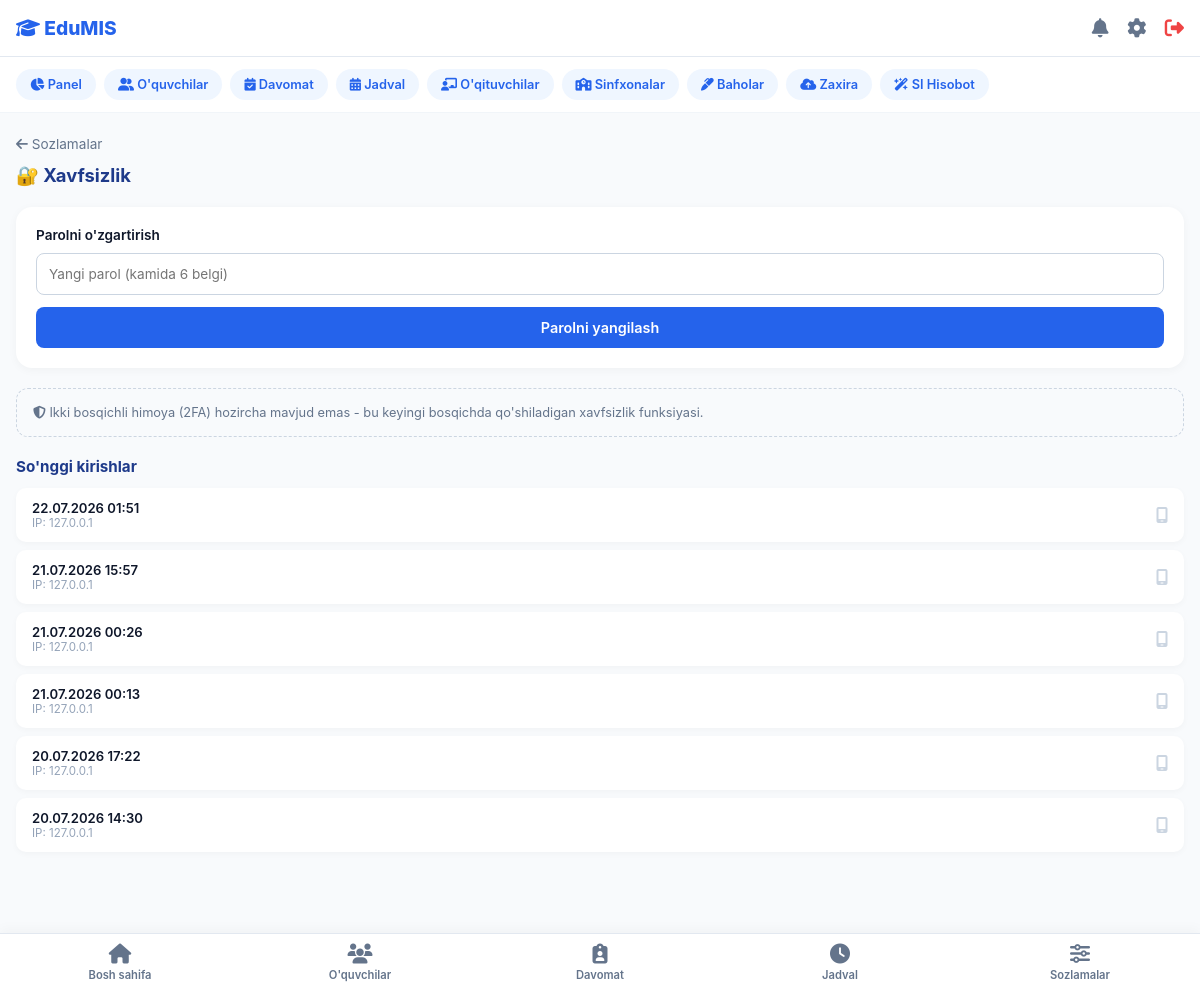
The app's page /settings/security (signed in) with its own data.
### tables this page shows
CREATE TABLE login_history (
        id INTEGER PRIMARY KEY AUTOINCREMENT,
        user_id INTEGER NOT NULL,
        timestamp TEXT NOT NULL,
        ip_address TEXT,
        device TEXT,
        FOREIGN KEY(user_id) REFERENCES users(id) ON DELETE CASCADE
    );

### app.py (the view, shortened to what this page needs)
@app.route('/settings/security', methods=['GET', 'POST'])
@login_required
def settings_security():
    conn = get_db_connection()
    history = conn.execute(
        'SELECT timestamp, ip_address, device FROM login_history '
        'WHERE user_id = ? ORDER BY id DESC LIMIT 10',
        (session['user_id'],)
    ).fetchall()
    conn.close()
    return render_template('settings_security.html', history=history)

### app.py (called while the page is built)
def t(key):
    lang = session.get('language', 'uz')
    return translate(key, lang)

def get_db_connection():
    conn = sqlite3.connect(DB_NAME)
    conn.row_factory = sqlite3.Row
    conn.execute('PRAGMA foreign_keys = ON')
    return conn

def login_required(view):
    @wraps(view)
    def wrapped(*args, **kwargs):
        if 'user_id' not in session:
            flash("Iltimos, avval tizimga kiring.", "error")
            return redirect(url_for('login'))
        return view(*args, **kwargs)
    return wrapped

### translations.py (called while the page is built)
def translate(key, lang='uz'):
    entry = TRANSLATIONS.get(key)
    if not entry:
        return key
    return entry.get(lang) or entry.get('uz') or key

### templates/settings_security.html
{% extends 'base.html' %}
{% block content %}
<div style="padding: 0 16px; margin-top: 20px; padding-bottom: 60px;">
    <a href="/settings" style="color: #64748b; font-size: 0.85rem; text-decoration: none; display: inline-block; margin-bottom: 12px;">
        <i class="fa-solid fa-arrow-left"></i> {{ t('settings_title') }}
    </a>
    <h3 style="font-size: 1.15rem; font-weight: 700; color: #1e3a8a; margin-bottom: 20px;">🔐 {{ t('ss_title') }}</h3>
    <form action="/settings/security" method="POST" style="background: white; border-radius: 16px; padding: 20px; box-shadow: 0 2px 10px rgba(0,0,0,0.04); margin-bottom: 20px;">
        <label style="font-size: 0.85rem; font-weight: 600; color: #0f172a; display: block; margin-bottom: 10px;">{{ t('ss_change_password') }}</label>
        <input type="password" name="new_password" minlength="6" required placeholder="{{ t('ss_new_password_placeholder') }}"
               style="width: 100%; padding: 12px; border: 1px solid #cbd5e1; border-radius: 8px; font-size: 0.85rem; outline: none; margin-bottom: 12px;">
        <button type="submit" style="width: 100%; padding: 12px; background: #2563eb; color: white; border: none; border-radius: 8px; font-weight: 600; font-size: 0.9rem;">
            {{ t('ss_update_password') }}
        </button>
    </form>
    <div style="background: #f8fafc; border-radius: 12px; padding: 16px; margin-bottom: 20px; border: 1px dashed #cbd5e1;">
        <p style="font-size: 0.8rem; color: #64748b;">
            <i class="fa-solid fa-shield-halved"></i> {{ t('ss_2fa_note') }}
        </p>
    </div>
    <h4 style="font-size: 0.95rem; font-weight: 700; color: #1e3a8a; margin-bottom: 12px;">{{ t('ss_history_title') }}</h4>
    <div style="display: flex; flex-direction: column; gap: 8px;">
        {% for h in history %}
        <div style="background: white; border-radius: 10px; padding: 12px 16px; box-shadow: 0 2px 6px rgba(0,0,0,0.03); display: flex; justify-content: space-between; align-items: center;">
            <div>
                <p style="font-size: 0.82rem; font-weight: 600; color: #0f172a;">{{ h.timestamp }}</p>
                <p style="font-size: 0.72rem; color: #94a3b8;">IP: {{ h.ip_address or t('ss_unknown_ip') }}</p>
            </div>
            <i class="fa-solid fa-mobile-screen" style="color: #cbd5e1;"></i>
        </div>
        {% else %}
        <p style="text-align: center; color: #94a3b8; padding: 20px; font-size: 0.85rem;">{{ t('ss_history_empty') }}</p>
        {% endfor %}
    </div>
</div>
{% endblock %}

### templates/base.html (shortened to what this page needs)
<!DOCTYPE html>
<html lang="uz" data-theme="{{ session.theme or 'light' }}">
<head>
    <link rel="stylesheet" href="https://cdnjs.cloudflare.com/ajax/libs/font-awesome/6.4.0/css/all.min.css">
</head>
<body>
    <header class="mobile-header">
        <a href="/dashboard" class="brand-title"><i class="fa-solid fa-graduation-cap"></i> EduMIS</a>
        <div class="header-icons">
            <a href="/notifications"><i class="fa-solid fa-bell"></i></a>
            <a href="/settings"><i class="fa-solid fa-gear"></i></a>
            <a href="/logout" style="color: #ef4444;"><i class="fa-solid fa-right-from-bracket"></i></a>
        </div>
    </header>
    <div class="extra-menu">
        {% if session.role == 'admin' %}
        <a href="/dashboard" class="extra-item"><i class="fa-solid fa-chart-pie"></i> {{ t('nav_panel') }}</a>
        <a href="/students" class="extra-item"><i class="fa-solid fa-user-group"></i> {{ t('nav_students') }}</a>
        <a href="/attendance" class="extra-item"><i class="fa-solid fa-calendar-check"></i> {{ t('nav_attendance') }}</a>
        <a href="/timetable" class="extra-item"><i class="fa-solid fa-calendar-days"></i> {{ t('nav_schedule') }}</a>
        <a href="/teachers" class="extra-item"><i class="fa-solid fa-chalkboard-user"></i> {{ t('nav_teachers') }}</a>
        <a href="/classrooms" class="extra-item"><i class="fa-solid fa-school"></i> {{ t('nav_classrooms') }}</a>
        <a href="/grades" class="extra-item"><i class="fa-solid fa-marker"></i> {{ t('nav_grades') }}</a>
        <a href="/backup" class="extra-item"><i class="fa-solid fa-cloud-arrow-up"></i> {{ t('nav_backup') }}</a>
        <a href="/ai-hisobot" class="extra-item"><i class="fa-solid fa-wand-magic-sparkles"></i> {{ t('nav_ai_report') }}</a>
        {% else %}
        <a href="/mening-kabinetim" class="extra-item"><i class="fa-solid fa-id-card"></i> {{ t('nav_my_profile') }}</a>
        <a href="/notifications" class="extra-item"><i class="fa-solid fa-bell"></i> {{ t('nav_notifications') }}</a>
        {% endif %}
    </div>
    <main class="content-wrapper">
        {% block content %}
        {% endblock %}
    </main>
    <nav class="mobile-nav">
        {% if session.role == 'admin' %}
        <a href="/dashboard" class="nav-item">
            <i class="fa-solid fa-house"></i>
            <span>{{ t('nav_home') }}</span>
        </a>
        <a href="/students" class="nav-item">
            <i class="fa-solid fa-users"></i>
            <span>{{ t('nav_students') }}</span>
        </a>
        <a href="/attendance" class="nav-item">
            <i class="fa-solid fa-clipboard-user"></i>
            <span>{{ t('nav_attendance') }}</span>
        </a>
        <a href="/timetable" class="nav-item">
            <i class="fa-solid fa-clock"></i>
            <span>{{ t('nav_schedule') }}</span>
        </a>
        <a href="/settings" class="nav-item">
            <i class="fa-solid fa-sliders"></i>
            <span>{{ t('nav_settings') }}</span>
        </a>
        {% endif %}
    </nav>
</body>
</html>

### templates/base.html (style rules this page uses)
:root { --bg-light: #f8fafc; --primary-blue: #2563eb; --text-dark: #0f172a; --text-muted: #64748b; --card-bg: white; --border-color: #e2e8f0; }
* { margin: 0; padding: 0; box-sizing: border-box; font-family: '-apple-system', BlinkMacSystemFont, "Segoe UI", Roboto, Helvetica, Arial, sans-serif; }
body { background-color: var(--bg-light); color: var(--text-dark); padding-bottom: 80px; }
.mobile-header { background-color: white; padding: 16px; display: flex; justify-content: space-between; align-items: center; border-bottom: 1px solid #e2e8f0; position: sticky; top: 0; z-index: 100; }
.brand-title { font-size: 1.2rem; font-weight: 800; color: var(--primary-blue); text-decoration: none; }
.header-icons a { color: var(--text-muted); font-size: 1.2rem; margin-left: 14px; text-decoration: none; }
.mobile-nav { position: fixed; bottom: 0; left: 0; right: 0; background-color: white; display: flex; justify-content: space-around; padding: 10px 0; border-top: 1px solid #e2e8f0; box-shadow: 0 -4px 12px rgba(0, 0, 0, 0.03); z-index: 100; }
.nav-item { display: flex; flex-direction: column; align-items: center; color: var(--text-muted); text-decoration: none; font-size: 0.7rem; font-weight: 600; gap: 4px; flex: 1; text-align: center; }
.nav-item i { font-size: 1.25rem; }
.extra-menu { background: white; padding: 12px 16px; display: flex; gap: 8px; overflow-x: auto; white-space: nowrap; border-bottom: 1px solid #f1f5f9; margin-bottom: 16px; }
.extra-item { background: #eff6ff; color: var(--primary-blue); padding: 8px 14px; border-radius: 20px; font-size: 0.8rem; font-weight: 600; text-decoration: none; display: inline-block; }

### records on screen
login_history: timestamp "22.07.2026 01:51", ip_address "127.0.0.1"
login_history: timestamp "21.07.2026 15:57", ip_address "127.0.0.1"
login_history: timestamp "21.07.2026 00:26", ip_address "127.0.0.1"
login_history: timestamp "21.07.2026 00:13", ip_address "127.0.0.1"
login_history: timestamp "20.07.2026 17:22", ip_address "127.0.0.1"
login_history: timestamp "20.07.2026 14:30", ip_address "127.0.0.1"

### other values on screen
{{ t('nav_panel') }} "Panel"
{{ t('nav_students') }} "O'quvchilar"
{{ t('nav_attendance') }} "Davomat"
{{ t('nav_schedule') }} "Jadval"
{{ t('nav_teachers') }} "O'qituvchilar"
{{ t('nav_classrooms') }} "Sinfxonalar"
{{ t('nav_grades') }} "Baholar"
{{ t('nav_backup') }} "Zaxira"
{{ t('nav_ai_report') }} "SI Hisobot"
{{ t('settings_title') }} "Sozlamalar"
{{ t('ss_title') }} "Xavfsizlik"
{{ t('ss_change_password') }} "Parolni o'zgartirish"
{{ t('ss_update_password') }} "Parolni yangilash"
{{ t('ss_2fa_note') }} "Ikki bosqichli himoya (2FA) hozircha mavjud emas - bu keyingi bosqichda qo'shiladigan xavfsizlik funksiyasi."
{{ t('ss_history_title') }} "So'nggi kirishlar"
